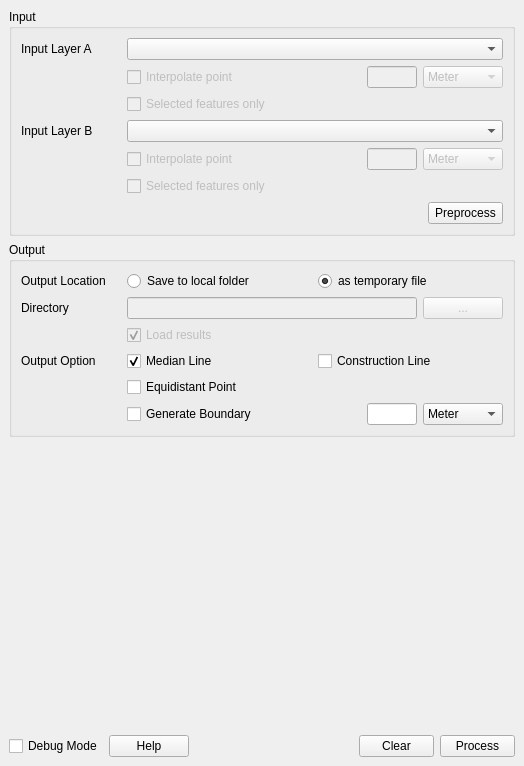
<?xml version="1.0" encoding="UTF-8"?>
<ui version="4.0">
 <class>EqDistantDockWidgetBase</class>
 <widget class="QDockWidget" name="EqDistantDockWidgetBase">
  <property name="geometry">
   <rect>
    <x>0</x>
    <y>0</y>
    <width>524</width>
    <height>766</height>
   </rect>
  </property>
  <property name="windowTitle">
   <string>EqDistant</string>
  </property>
  <widget class="QWidget" name="dockWidgetContents">
   <layout class="QGridLayout" name="gridLayout_3">
    <item row="1" column="0">
     <widget class="QGroupBox" name="outputGroup">
      <property name="enabled">
       <bool>true</bool>
      </property>
      <property name="sizePolicy">
       <sizepolicy hsizetype="Expanding" vsizetype="Minimum">
        <horstretch>0</horstretch>
        <verstretch>0</verstretch>
       </sizepolicy>
      </property>
      <property name="title">
       <string>Output</string>
      </property>
      <layout class="QGridLayout" name="gridLayout_2">
       <item row="2" column="0">
        <layout class="QHBoxLayout" name="horizontalLayout_10">
         <item>
          <widget class="QLabel" name="label_10">
           <property name="minimumSize">
            <size>
             <width>100</width>
             <height>0</height>
            </size>
           </property>
           <property name="maximumSize">
            <size>
             <width>100</width>
             <height>16777215</height>
            </size>
           </property>
           <property name="text">
            <string>Directory</string>
           </property>
          </widget>
         </item>
         <item>
          <widget class="QLineEdit" name="folder_path">
           <property name="enabled">
            <bool>false</bool>
           </property>
           <property name="readOnly">
            <bool>true</bool>
           </property>
          </widget>
         </item>
         <item>
          <widget class="QPushButton" name="btn_browse_dir">
           <property name="enabled">
            <bool>false</bool>
           </property>
           <property name="minimumSize">
            <size>
             <width>75</width>
             <height>0</height>
            </size>
           </property>
           <property name="maximumSize">
            <size>
             <width>100</width>
             <height>16777215</height>
            </size>
           </property>
           <property name="toolTip">
            <string>Browse for folder to save the results layer.</string>
           </property>
           <property name="text">
            <string>...</string>
           </property>
          </widget>
         </item>
        </layout>
       </item>
       <item row="5" column="0">
        <layout class="QHBoxLayout" name="horizontalLayout_11">
         <item>
          <widget class="QLabel" name="label_11">
           <property name="maximumSize">
            <size>
             <width>100</width>
             <height>16777215</height>
            </size>
           </property>
           <property name="text">
            <string>Output Option</string>
           </property>
          </widget>
         </item>
         <item>
          <widget class="QCheckBox" name="check_median_line">
           <property name="toolTip">
            <string>Median / Equidistant line</string>
           </property>
           <property name="text">
            <string>Median Line</string>
           </property>
           <property name="checked">
            <bool>true</bool>
           </property>
          </widget>
         </item>
         <item>
          <widget class="QCheckBox" name="check_construction_line">
           <property name="toolTip">
            <string>Construction line indicates which point in the input layer that is used in creating the median line.</string>
           </property>
           <property name="text">
            <string>Construction Line</string>
           </property>
          </widget>
         </item>
        </layout>
       </item>
       <item row="6" column="0">
        <layout class="QHBoxLayout" name="horizontalLayout_14">
         <item>
          <widget class="QLabel" name="label_14">
           <property name="maximumSize">
            <size>
             <width>100</width>
             <height>16777215</height>
            </size>
           </property>
           <property name="text">
            <string/>
           </property>
          </widget>
         </item>
         <item>
          <widget class="QCheckBox" name="check_equidistant_point">
           <property name="toolTip">
            <string>Equidistant point</string>
           </property>
           <property name="text">
            <string>Equidistant Point</string>
           </property>
          </widget>
         </item>
        </layout>
       </item>
       <item row="4" column="0">
        <layout class="QHBoxLayout" name="horizontalLayout_12">
         <item>
          <widget class="QLabel" name="label_15">
           <property name="minimumSize">
            <size>
             <width>100</width>
             <height>0</height>
            </size>
           </property>
           <property name="maximumSize">
            <size>
             <width>100</width>
             <height>16777215</height>
            </size>
           </property>
           <property name="text">
            <string/>
           </property>
          </widget>
         </item>
         <item>
          <widget class="QCheckBox" name="check_load_result">
           <property name="enabled">
            <bool>false</bool>
           </property>
           <property name="toolTip">
            <string>Construction line indicates which point in the input layer that is used in creating the median line.</string>
           </property>
           <property name="text">
            <string>Load results</string>
           </property>
           <property name="checked">
            <bool>true</bool>
           </property>
          </widget>
         </item>
        </layout>
       </item>
       <item row="1" column="0">
        <layout class="QHBoxLayout" name="horizontalLayout_13">
         <item>
          <widget class="QLabel" name="label_13">
           <property name="maximumSize">
            <size>
             <width>100</width>
             <height>16777215</height>
            </size>
           </property>
           <property name="text">
            <string>Output Location</string>
           </property>
          </widget>
         </item>
         <item>
          <widget class="QRadioButton" name="rb_saveToFolder">
           <property name="toolTip">
            <string>Save the final results in local folder.</string>
           </property>
           <property name="text">
            <string>Save to local folder</string>
           </property>
          </widget>
         </item>
         <item>
          <widget class="QRadioButton" name="rb_saveAsTemporary">
           <property name="toolTip">
            <string>Save the final results as memory layer.</string>
           </property>
           <property name="text">
            <string>as temporary file</string>
           </property>
           <property name="checked">
            <bool>true</bool>
           </property>
          </widget>
         </item>
        </layout>
       </item>
       <item row="7" column="0">
        <layout class="QHBoxLayout" name="horizontalLayout_15">
         <item>
          <widget class="QLabel" name="label_16">
           <property name="maximumSize">
            <size>
             <width>100</width>
             <height>16777215</height>
            </size>
           </property>
           <property name="text">
            <string/>
           </property>
          </widget>
         </item>
         <item>
          <widget class="QCheckBox" name="check_final_boundary">
           <property name="toolTip">
            <string>Equidistant point</string>
           </property>
           <property name="text">
            <string>Generate Boundary</string>
           </property>
          </widget>
         </item>
         <item>
          <widget class="QLineEdit" name="buffer_value">
           <property name="enabled">
            <bool>true</bool>
           </property>
           <property name="sizePolicy">
            <sizepolicy hsizetype="Maximum" vsizetype="Fixed">
             <horstretch>0</horstretch>
             <verstretch>0</verstretch>
            </sizepolicy>
           </property>
           <property name="maximumSize">
            <size>
             <width>50</width>
             <height>16777215</height>
            </size>
           </property>
           <property name="toolTip">
            <string>Interval distance. Line segment shorter than this value will be interpolated.</string>
           </property>
          </widget>
         </item>
         <item>
          <widget class="QComboBox" name="buffer_unit">
           <property name="enabled">
            <bool>true</bool>
           </property>
           <property name="sizePolicy">
            <sizepolicy hsizetype="Maximum" vsizetype="Fixed">
             <horstretch>0</horstretch>
             <verstretch>0</verstretch>
            </sizepolicy>
           </property>
           <property name="maximumSize">
            <size>
             <width>80</width>
             <height>16777215</height>
            </size>
           </property>
           <item>
            <property name="text">
             <string>Meter</string>
            </property>
           </item>
           <item>
            <property name="text">
             <string>Kilometer</string>
            </property>
           </item>
           <item>
            <property name="text">
             <string>Nautical Miles</string>
            </property>
           </item>
          </widget>
         </item>
        </layout>
       </item>
      </layout>
     </widget>
    </item>
    <item row="0" column="0">
     <widget class="QGroupBox" name="groupBox">
      <property name="title">
       <string>Input</string>
      </property>
      <layout class="QGridLayout" name="gridLayout">
       <item row="1" column="0">
        <layout class="QGridLayout" name="gridLayout_4">
         <item row="1" column="2">
          <widget class="QLineEdit" name="interpolate_value_a">
           <property name="enabled">
            <bool>false</bool>
           </property>
           <property name="sizePolicy">
            <sizepolicy hsizetype="Maximum" vsizetype="Fixed">
             <horstretch>0</horstretch>
             <verstretch>0</verstretch>
            </sizepolicy>
           </property>
           <property name="maximumSize">
            <size>
             <width>50</width>
             <height>16777215</height>
            </size>
           </property>
           <property name="toolTip">
            <string>Interval distance. Line segment shorter than this value will be interpolated.</string>
           </property>
          </widget>
         </item>
         <item row="1" column="1">
          <widget class="QCheckBox" name="interpolate_input_a">
           <property name="enabled">
            <bool>false</bool>
           </property>
           <property name="toolTip">
            <string>Interpolate point at a given interval. Enabled on input layer in Projected CRS.</string>
           </property>
           <property name="text">
            <string>Interpolate point</string>
           </property>
          </widget>
         </item>
         <item row="1" column="0">
          <widget class="QLabel" name="label_8">
           <property name="maximumSize">
            <size>
             <width>100</width>
             <height>16777215</height>
            </size>
           </property>
           <property name="text">
            <string/>
           </property>
          </widget>
         </item>
         <item row="1" column="3">
          <widget class="QComboBox" name="interpolate_unit_a">
           <property name="enabled">
            <bool>false</bool>
           </property>
           <property name="sizePolicy">
            <sizepolicy hsizetype="Maximum" vsizetype="Fixed">
             <horstretch>0</horstretch>
             <verstretch>0</verstretch>
            </sizepolicy>
           </property>
           <property name="maximumSize">
            <size>
             <width>80</width>
             <height>16777215</height>
            </size>
           </property>
           <item>
            <property name="text">
             <string>Meter</string>
            </property>
           </item>
           <item>
            <property name="text">
             <string>Kilometer</string>
            </property>
           </item>
           <item>
            <property name="text">
             <string>Nautical Miles</string>
            </property>
           </item>
          </widget>
         </item>
         <item row="2" column="1">
          <widget class="QCheckBox" name="selected_input_a">
           <property name="enabled">
            <bool>false</bool>
           </property>
           <property name="toolTip">
            <string>Only use selected features in this layer as input for line creation.</string>
           </property>
           <property name="text">
            <string>Selected features only</string>
           </property>
          </widget>
         </item>
         <item row="2" column="0">
          <widget class="QLabel" name="label_5">
           <property name="maximumSize">
            <size>
             <width>100</width>
             <height>16777215</height>
            </size>
           </property>
           <property name="text">
            <string/>
           </property>
          </widget>
         </item>
        </layout>
       </item>
       <item row="0" column="0">
        <layout class="QHBoxLayout" name="horizontalLayout">
         <item>
          <widget class="QLabel" name="label">
           <property name="maximumSize">
            <size>
             <width>100</width>
             <height>16777215</height>
            </size>
           </property>
           <property name="text">
            <string>Input Layer A</string>
           </property>
          </widget>
         </item>
         <item>
          <widget class="QgsMapLayerComboBox" name="mcb_input_a"/>
         </item>
        </layout>
       </item>
       <item row="7" column="0">
        <layout class="QHBoxLayout" name="horizontalLayout_4">
         <item>
          <spacer name="horizontalSpacer_2">
           <property name="orientation">
            <enum>Qt::Horizontal</enum>
           </property>
           <property name="sizeHint" stdset="0">
            <size>
             <width>40</width>
             <height>20</height>
            </size>
           </property>
          </spacer>
         </item>
         <item>
          <widget class="QPushButton" name="btn_preprocess">
           <property name="minimumSize">
            <size>
             <width>75</width>
             <height>0</height>
            </size>
           </property>
           <property name="maximumSize">
            <size>
             <width>75</width>
             <height>16777215</height>
            </size>
           </property>
           <property name="toolTip">
            <string>Preprocess input data to get initial overview on the area.</string>
           </property>
           <property name="text">
            <string>Preprocess</string>
           </property>
          </widget>
         </item>
        </layout>
       </item>
       <item row="4" column="0">
        <layout class="QHBoxLayout" name="horizontalLayout_2">
         <item>
          <widget class="QLabel" name="label_2">
           <property name="maximumSize">
            <size>
             <width>100</width>
             <height>16777215</height>
            </size>
           </property>
           <property name="text">
            <string>Input Layer B</string>
           </property>
          </widget>
         </item>
         <item>
          <widget class="QgsMapLayerComboBox" name="mcb_input_b"/>
         </item>
        </layout>
       </item>
       <item row="5" column="0">
        <layout class="QGridLayout" name="gridLayout_5">
         <item row="0" column="4">
          <widget class="QComboBox" name="interpolate_unit_b">
           <property name="enabled">
            <bool>false</bool>
           </property>
           <property name="sizePolicy">
            <sizepolicy hsizetype="Maximum" vsizetype="Fixed">
             <horstretch>0</horstretch>
             <verstretch>0</verstretch>
            </sizepolicy>
           </property>
           <property name="maximumSize">
            <size>
             <width>80</width>
             <height>16777215</height>
            </size>
           </property>
           <item>
            <property name="text">
             <string>Meter</string>
            </property>
           </item>
           <item>
            <property name="text">
             <string>Kilometer</string>
            </property>
           </item>
           <item>
            <property name="text">
             <string>Nautical Miles</string>
            </property>
           </item>
          </widget>
         </item>
         <item row="1" column="2">
          <widget class="QCheckBox" name="selected_input_b">
           <property name="enabled">
            <bool>false</bool>
           </property>
           <property name="toolTip">
            <string>Only use selected features in this layer as input for line creation.</string>
           </property>
           <property name="text">
            <string>Selected features only</string>
           </property>
          </widget>
         </item>
         <item row="0" column="3">
          <widget class="QLineEdit" name="interpolate_value_b">
           <property name="enabled">
            <bool>false</bool>
           </property>
           <property name="sizePolicy">
            <sizepolicy hsizetype="Maximum" vsizetype="Fixed">
             <horstretch>0</horstretch>
             <verstretch>0</verstretch>
            </sizepolicy>
           </property>
           <property name="maximumSize">
            <size>
             <width>50</width>
             <height>16777215</height>
            </size>
           </property>
           <property name="toolTip">
            <string>Interval distance. Line segment shorter than this value will be interpolated.</string>
           </property>
          </widget>
         </item>
         <item row="0" column="2">
          <widget class="QCheckBox" name="interpolate_input_b">
           <property name="enabled">
            <bool>false</bool>
           </property>
           <property name="toolTip">
            <string>Interpolate point at a given interval. Enabled on input layer in Projected CRS.</string>
           </property>
           <property name="text">
            <string>Interpolate point</string>
           </property>
          </widget>
         </item>
         <item row="1" column="0">
          <widget class="QLabel" name="label_7">
           <property name="maximumSize">
            <size>
             <width>100</width>
             <height>16777215</height>
            </size>
           </property>
           <property name="text">
            <string/>
           </property>
          </widget>
         </item>
         <item row="0" column="0">
          <widget class="QLabel" name="label_6">
           <property name="maximumSize">
            <size>
             <width>100</width>
             <height>16777215</height>
            </size>
           </property>
           <property name="text">
            <string/>
           </property>
          </widget>
         </item>
        </layout>
       </item>
      </layout>
     </widget>
    </item>
    <item row="2" column="0">
     <spacer name="verticalSpacer">
      <property name="orientation">
       <enum>Qt::Vertical</enum>
      </property>
      <property name="sizeHint" stdset="0">
       <size>
        <width>20</width>
        <height>40</height>
       </size>
      </property>
     </spacer>
    </item>
    <item row="3" column="0">
     <layout class="QHBoxLayout" name="horizontalLayout_3">
      <item>
       <widget class="QCheckBox" name="check_debug_mode">
        <property name="toolTip">
         <string>Export all intermediate results to the layer list as memory layers.</string>
        </property>
        <property name="text">
         <string>Debug Mode</string>
        </property>
       </widget>
      </item>
      <item>
       <widget class="QPushButton" name="btn_help">
        <property name="text">
         <string>Help</string>
        </property>
       </widget>
      </item>
      <item>
       <spacer name="horizontalSpacer">
        <property name="orientation">
         <enum>Qt::Horizontal</enum>
        </property>
        <property name="sizeHint" stdset="0">
         <size>
          <width>40</width>
          <height>20</height>
         </size>
        </property>
       </spacer>
      </item>
      <item>
       <widget class="QPushButton" name="btn_clear">
        <property name="minimumSize">
         <size>
          <width>50</width>
          <height>0</height>
         </size>
        </property>
        <property name="maximumSize">
         <size>
          <width>75</width>
          <height>16777215</height>
         </size>
        </property>
        <property name="toolTip">
         <string>Clear all input.</string>
        </property>
        <property name="text">
         <string>Clear</string>
        </property>
       </widget>
      </item>
      <item>
       <widget class="QPushButton" name="btn_process">
        <property name="minimumSize">
         <size>
          <width>75</width>
          <height>0</height>
         </size>
        </property>
        <property name="maximumSize">
         <size>
          <width>75</width>
          <height>16777215</height>
         </size>
        </property>
        <property name="text">
         <string>Process</string>
        </property>
       </widget>
      </item>
     </layout>
    </item>
   </layout>
  </widget>
 </widget>
 <customwidgets>
  <customwidget>
   <class>QgsMapLayerComboBox</class>
   <extends>QComboBox</extends>
   <header>qgsmaplayercombobox.h</header>
  </customwidget>
 </customwidgets>
 <resources/>
 <connections>
  <connection>
   <sender>rb_saveToFolder</sender>
   <signal>toggled(bool)</signal>
   <receiver>folder_path</receiver>
   <slot>setEnabled(bool)</slot>
   <hints>
    <hint type="sourcelabel">
     <x>268</x>
     <y>297</y>
    </hint>
    <hint type="destinationlabel">
     <x>269</x>
     <y>326</y>
    </hint>
   </hints>
  </connection>
  <connection>
   <sender>rb_saveToFolder</sender>
   <signal>toggled(bool)</signal>
   <receiver>btn_browse_dir</receiver>
   <slot>setEnabled(bool)</slot>
   <hints>
    <hint type="sourcelabel">
     <x>316</x>
     <y>297</y>
    </hint>
    <hint type="destinationlabel">
     <x>513</x>
     <y>328</y>
    </hint>
   </hints>
  </connection>
  <connection>
   <sender>interpolate_input_a</sender>
   <signal>toggled(bool)</signal>
   <receiver>interpolate_value_a</receiver>
   <slot>setEnabled(bool)</slot>
   <hints>
    <hint type="sourcelabel">
     <x>269</x>
     <y>96</y>
    </hint>
    <hint type="destinationlabel">
     <x>467</x>
     <y>104</y>
    </hint>
   </hints>
  </connection>
  <connection>
   <sender>interpolate_input_a</sender>
   <signal>toggled(bool)</signal>
   <receiver>interpolate_unit_a</receiver>
   <slot>setEnabled(bool)</slot>
   <hints>
    <hint type="sourcelabel">
     <x>280</x>
     <y>91</y>
    </hint>
    <hint type="destinationlabel">
     <x>481</x>
     <y>96</y>
    </hint>
   </hints>
  </connection>
  <connection>
   <sender>interpolate_input_b</sender>
   <signal>toggled(bool)</signal>
   <receiver>interpolate_value_b</receiver>
   <slot>setEnabled(bool)</slot>
   <hints>
    <hint type="sourcelabel">
     <x>411</x>
     <y>183</y>
    </hint>
    <hint type="destinationlabel">
     <x>467</x>
     <y>185</y>
    </hint>
   </hints>
  </connection>
  <connection>
   <sender>interpolate_input_b</sender>
   <signal>toggled(bool)</signal>
   <receiver>interpolate_unit_b</receiver>
   <slot>setEnabled(bool)</slot>
   <hints>
    <hint type="sourcelabel">
     <x>402</x>
     <y>183</y>
    </hint>
    <hint type="destinationlabel">
     <x>513</x>
     <y>185</y>
    </hint>
   </hints>
  </connection>
  <connection>
   <sender>rb_saveToFolder</sender>
   <signal>toggled(bool)</signal>
   <receiver>check_load_result</receiver>
   <slot>setEnabled(bool)</slot>
   <hints>
    <hint type="sourcelabel">
     <x>181</x>
     <y>287</y>
    </hint>
    <hint type="destinationlabel">
     <x>175</x>
     <y>347</y>
    </hint>
   </hints>
  </connection>
 </connections>
</ui>
